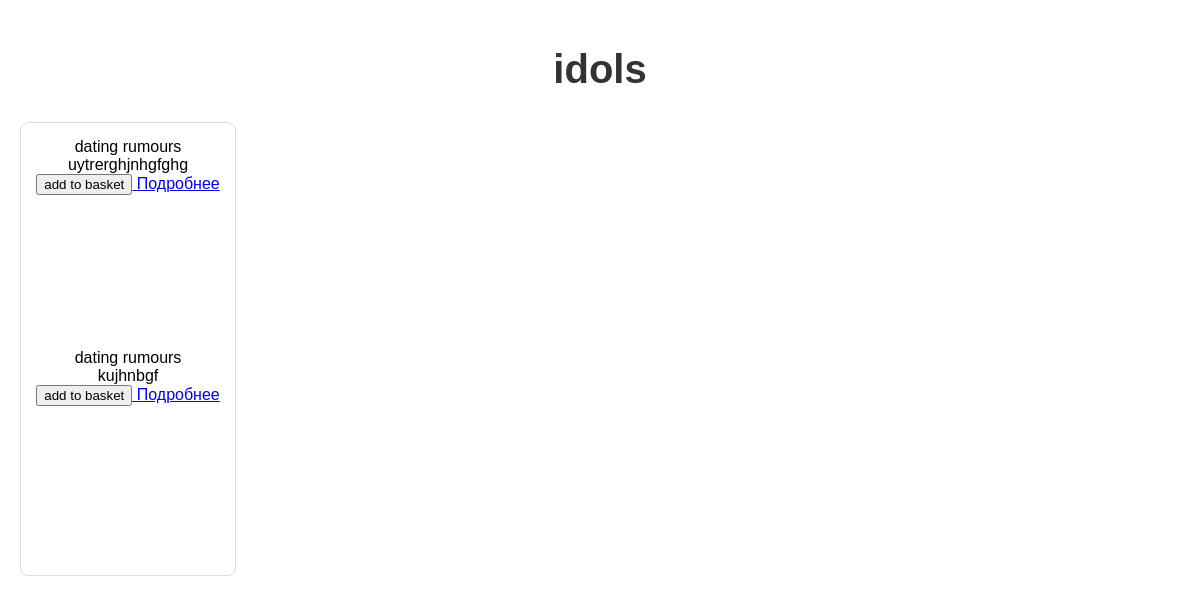
Before: /category/1 with the older database file.
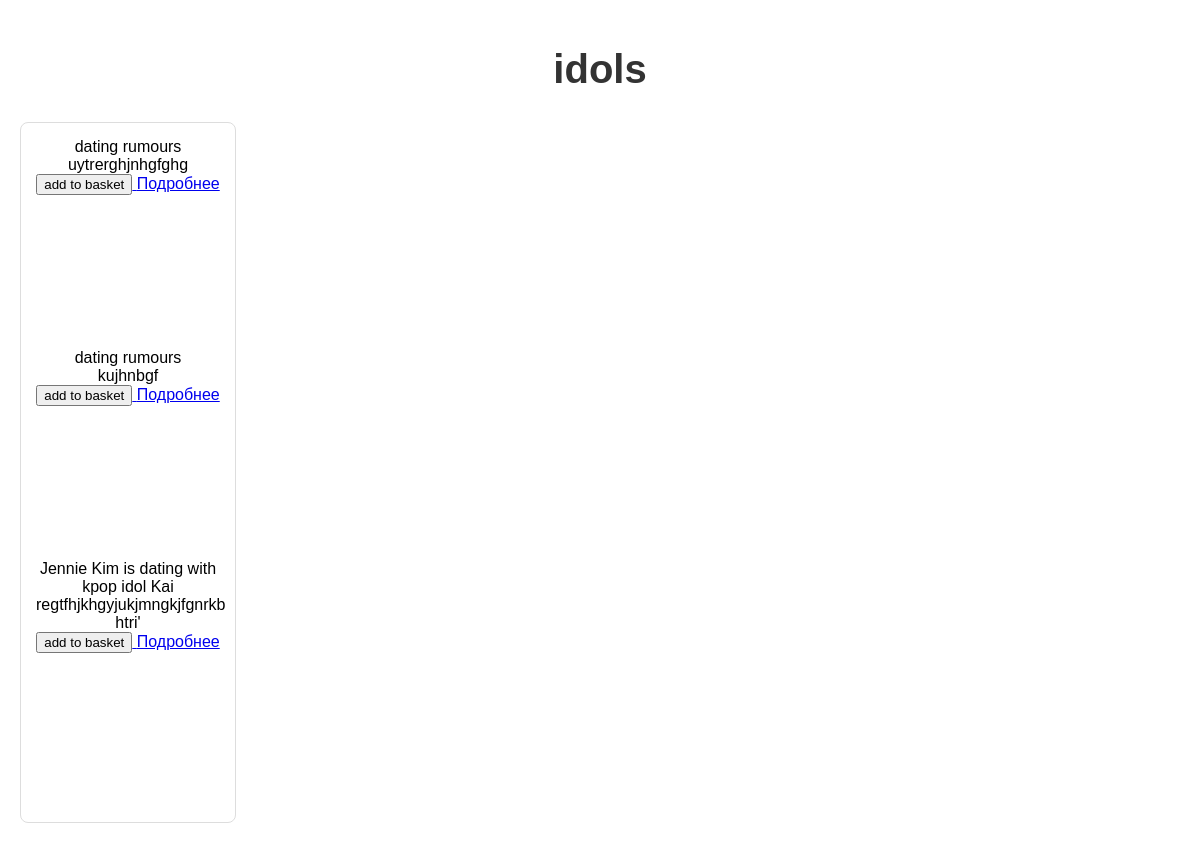
After: the same page with the newer database file.
### news_app/models.py (models this page shows, shortened)
class NewsCategory(models.Model):
    name_category = models.CharField(max_length=100)
    created_at = models.DateTimeField(auto_now_add=True)
    class Meta:
        verbose_name = "Category"
        verbose_name_plural = "Categories"

class News(models.Model):
    head = models.CharField(max_length=150)
    text = models.TextField()
    new_cat = models.ForeignKey(NewsCategory, on_delete=models.CASCADE)
    created_at = models.DateTimeField(auto_now_add=True)
    class Meta:
        verbose_name = "New"
        verbose_name_plural = "News"

### news_app/views.py (the view)
# urls.py: path('category/<int:pk>', views.category_page),
def category_page(request, pk):
    category = NewsCategory.objects.get(id=pk)
    news= News.objects.filter(new_cat=category).all()
    context = {'news':news, 'category':category }
    return render(request, 'category_new.html', context)

### news_app/templates/category_new.html (shortened to what this page needs)
<!DOCTYPE html>
<html lang="ru">
<head>
</head>
<body>
    <h1 class="category-title">{{ category.name_category }} </h1>
    <div class="products-grid">
        <div class="product-card">
            {% for new in news %}
            <div class="product-name">{{ new.head }}</div>
            <div class="product-descr">{{ new.text }}</div>
            <a href="/new/{{ new.id }}" class="icon-link">
                 <button class="btn btn-primary btn-sm">add to basket</button>
                Подробнее
            <svg class="bi">
              <use xlink:href="#chevron-right"></use>
            </svg>
          </a>
            {% endfor %}
        </div>
    </div>
</body>
</html>

### news_app/templates/category_new.html (style rules this page uses)
body { font-family: Arial, sans-serif; max-width: 1200px; margin: 0 auto; padding: 20px; }
.category-title { text-align: center; font-size: 2.5em; margin-bottom: 30px; color: #333; }
.products-grid { display: grid; grid-template-columns: repeat(auto-fill, minmax(200px, 1fr)); gap: 20px; }
.product-card { border: 1px solid #ddd; border-radius: 8px; padding: 15px; text-align: center; transition: transform 0.3s; }

Changed rows visible on the page:
added News: head "Jennie Kim is dating with kpop idol Kai", text "regtfhjkhgyjukjmngkjfgnrkb htri'"
